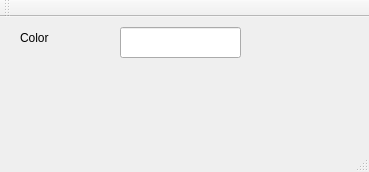
<?xml version="1.0" encoding="UTF-8"?>
<ui version="4.0">
 <class>color_pickerClass</class>
 <widget class="QMainWindow" name="color_pickerClass">
  <property name="geometry">
   <rect>
    <x>0</x>
    <y>0</y>
    <width>369</width>
    <height>172</height>
   </rect>
  </property>
  <property name="windowTitle">
   <string>color_picker</string>
  </property>
  <widget class="QWidget" name="centralWidget">
   <widget class="QLineEdit" name="lineEdit">
    <property name="geometry">
     <rect>
      <x>120</x>
      <y>10</y>
      <width>121</width>
      <height>31</height>
     </rect>
    </property>
   </widget>
   <widget class="QLabel" name="label">
    <property name="geometry">
     <rect>
      <x>20</x>
      <y>10</y>
      <width>71</width>
      <height>21</height>
     </rect>
    </property>
    <property name="text">
     <string>Color</string>
    </property>
   </widget>
  </widget>
  <widget class="QMenuBar" name="menuBar">
   <property name="geometry">
    <rect>
     <x>0</x>
     <y>0</y>
     <width>369</width>
     <height>26</height>
    </rect>
   </property>
  </widget>
  <widget class="QToolBar" name="mainToolBar">
   <attribute name="toolBarArea">
    <enum>TopToolBarArea</enum>
   </attribute>
   <attribute name="toolBarBreak">
    <bool>false</bool>
   </attribute>
  </widget>
  <widget class="QStatusBar" name="statusBar"/>
 </widget>
 <layoutdefault spacing="6" margin="11"/>
 <resources>
  <include location="color_picker.qrc"/>
 </resources>
 <connections>
  <connection>
   <sender>color_pickerClass</sender>
   <signal>init()</signal>
   <receiver>color_pickerClass</receiver>
   <slot>inited()</slot>
   <hints>
    <hint type="sourcelabel">
     <x>132</x>
     <y>57</y>
    </hint>
    <hint type="destinationlabel">
     <x>132</x>
     <y>57</y>
    </hint>
   </hints>
  </connection>
 </connections>
 <slots>
  <signal>init()</signal>
  <slot>inited()</slot>
 </slots>
</ui>
